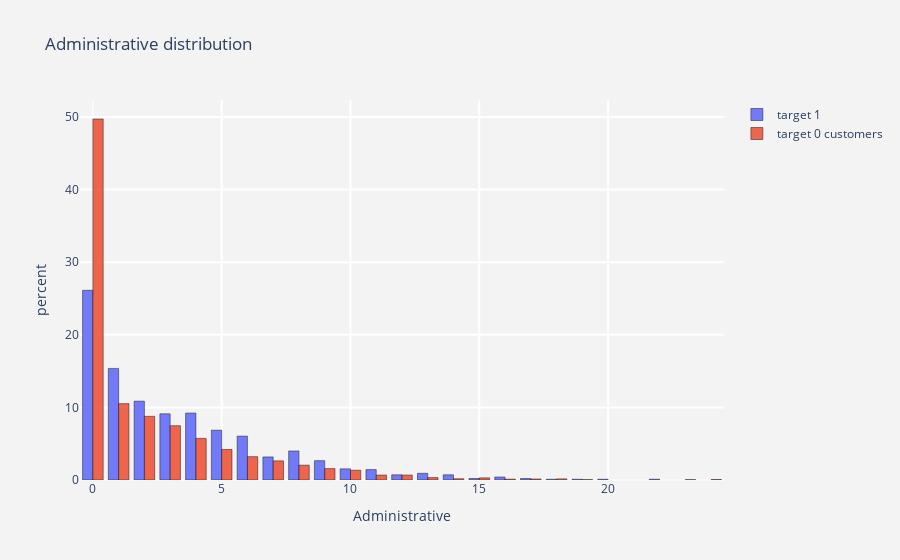
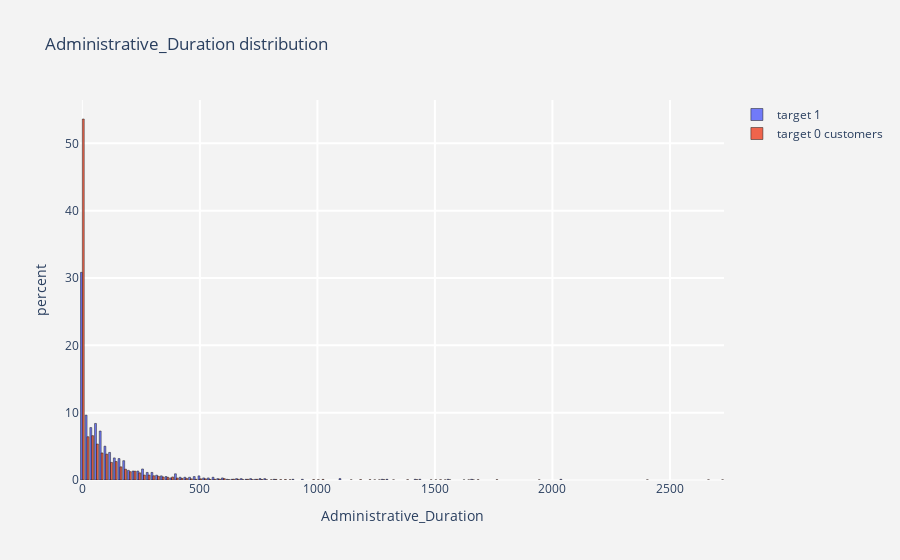
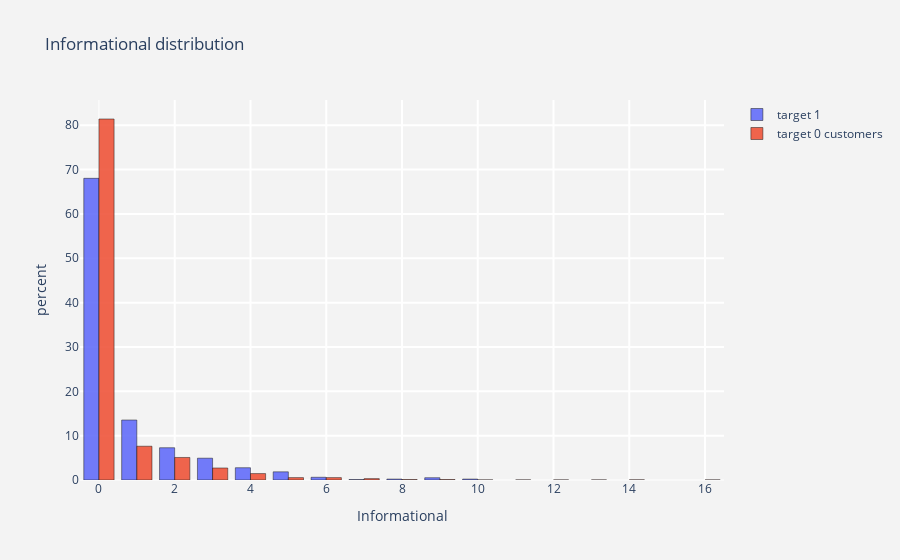

Notebook code for these charts, in order:
### Markdown cell above
Посмотрим на количественные признаки:

### Code cell
#for all numerical columns plot histogram    
for i in num_cols :
    histogram(data_1, data_0, i)

### Figure 1 — Plotly figure (JSON) as saved in the notebook; plotly's stock layout.template omitted (floating-point values rounded to 4 significant figures; data arrays with more than 128 entries replaced by an {"elided": "..."} marker saying what was removed)
{"data": [{"histnorm": "percent", "marker": {"line": {"color": "black", "width": 0.5}}, "name": "target 1", "opacity": 0.9, "type": "histogram", "x": {"elided": "976 int values"}}, {"histnorm": "percent", "marker": {"line": {"color": "black", "width": 0.5}}, "name": "target 0 customers", "opacity": 0.9, "type": "histogram", "x": {"elided": "5724 int values"}}], "layout": {"paper_bgcolor": "rgb(243,243,243)", "plot_bgcolor": "rgb(243,243,243)", "title": {"text": "Administrative distribution "}, "xaxis": {"gridcolor": "rgb(255, 255, 255)", "gridwidth": 2, "ticklen": 5, "title": {"text": "Administrative"}, "zerolinewidth": 1}, "yaxis": {"gridcolor": "rgb(255, 255, 255)", "gridwidth": 2, "ticklen": 5, "title": {"text": "percent"}, "zerolinewidth": 1}}}

### Figure 2 — Plotly figure (JSON) as saved in the notebook; plotly's stock layout.template omitted (floating-point values rounded to 4 significant figures; data arrays with more than 128 entries replaced by an {"elided": "..."} marker saying what was removed)
{"data": [{"histnorm": "percent", "marker": {"line": {"color": "black", "width": 0.5}}, "name": "target 1", "opacity": 0.9, "type": "histogram", "x": {"elided": "976 float values"}}, {"histnorm": "percent", "marker": {"line": {"color": "black", "width": 0.5}}, "name": "target 0 customers", "opacity": 0.9, "type": "histogram", "x": {"elided": "5724 float values"}}], "layout": {"paper_bgcolor": "rgb(243,243,243)", "plot_bgcolor": "rgb(243,243,243)", "title": {"text": "Administrative_Duration distribution "}, "xaxis": {"gridcolor": "rgb(255, 255, 255)", "gridwidth": 2, "ticklen": 5, "title": {"text": "Administrative_Duration"}, "zerolinewidth": 1}, "yaxis": {"gridcolor": "rgb(255, 255, 255)", "gridwidth": 2, "ticklen": 5, "title": {"text": "percent"}, "zerolinewidth": 1}}}

### Figure 3 — Plotly figure (JSON) as saved in the notebook; plotly's stock layout.template omitted (floating-point values rounded to 4 significant figures; data arrays with more than 128 entries replaced by an {"elided": "..."} marker saying what was removed)
{"data": [{"histnorm": "percent", "marker": {"line": {"color": "black", "width": 0.5}}, "name": "target 1", "opacity": 0.9, "type": "histogram", "x": {"elided": "976 int values"}}, {"histnorm": "percent", "marker": {"line": {"color": "black", "width": 0.5}}, "name": "target 0 customers", "opacity": 0.9, "type": "histogram", "x": {"elided": "5724 int values"}}], "layout": {"paper_bgcolor": "rgb(243,243,243)", "plot_bgcolor": "rgb(243,243,243)", "title": {"text": "Informational distribution "}, "xaxis": {"gridcolor": "rgb(255, 255, 255)", "gridwidth": 2, "ticklen": 5, "title": {"text": "Informational"}, "zerolinewidth": 1}, "yaxis": {"gridcolor": "rgb(255, 255, 255)", "gridwidth": 2, "ticklen": 5, "title": {"text": "percent"}, "zerolinewidth": 1}}}
